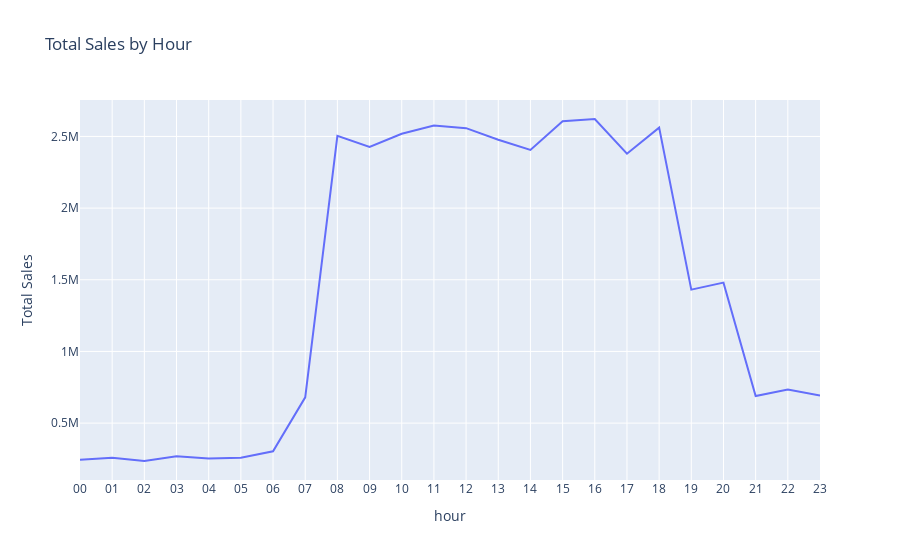

The notebook cell saved with this chart:
### Code cell
temp = df.groupby('hour')['Total Sales'].sum().reset_index().sort_values('hour')

px.line(temp, x='hour', y='Total Sales', title='Total Sales by Hour')

### Figure 1 — Plotly figure (JSON) as saved in the notebook; plotly's stock layout.template omitted (floating-point values rounded to 4 significant figures)
{"data": [{"hovertemplate": "hour=%{x}<br>Total Sales=%{y}<extra></extra>", "legendgroup": "", "line": {"color": "#636efa", "dash": "solid"}, "marker": {"symbol": "circle"}, "mode": "lines", "name": "", "orientation": "v", "showlegend": false, "type": "scatter", "x": ["00", "01", "02", "03", "04", "05", "06", "07", "08", "09", "10", "11", "12", "13", "14", "15", "16", "17", "18", "19", "20", "21", "22", "23"], "xaxis": "x", "y": [243900.0, 257700.0, 235600.0, 268300.0, 253100.0, 259100.0, 303500.0, 680000.0, 2505000.0, 2427000.0, 2519000.0, 2576000.0, 2558000.0, 2477000.0, 2406000.0, 2606000.0, 2622000.0, 2380000.0, 2562000.0, 1431000.0, 1480000.0, 688500.0, 734700.0, 693000.0], "yaxis": "y"}], "layout": {"legend": {"tracegroupgap": 0}, "title": {"text": "Total Sales by Hour"}, "xaxis": {"anchor": "y", "domain": [0, 1], "title": {"text": "hour"}}, "yaxis": {"anchor": "x", "domain": [0, 1], "title": {"text": "Total Sales"}}}}
